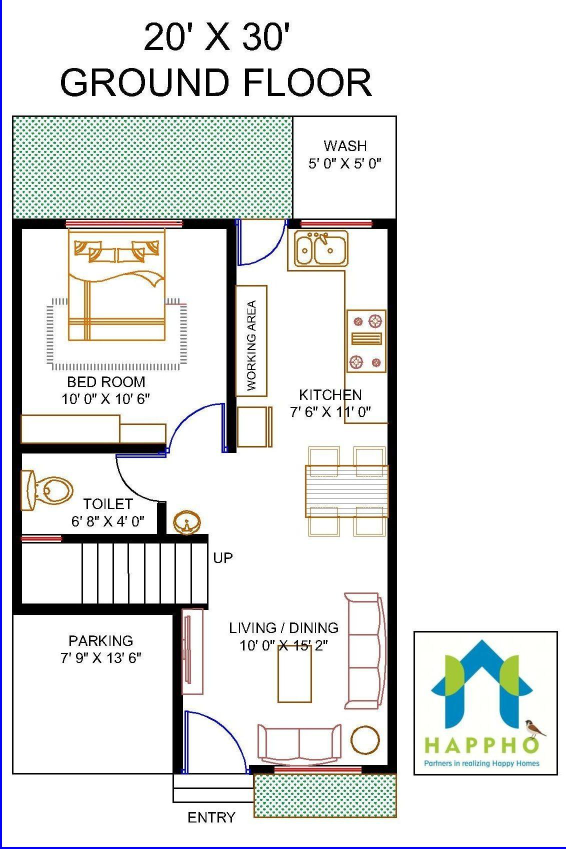
#> input picture hci-3d-model/gdrive_dataset/images/train/1_BHK_BIM_Overlay.jpg.jpeg, 1131 x 1697 px (shown at 1/2 size)
$ python -i room_text_mapper.py   (imports and definitions only)
#> lines starting #> are read from the running program, lines starting #| are printed output that depends on the picture
#> further down, picture is the input picture: shape (1697, 1131, 3); mean B, G, R 226.9, 228.3, 226.8
# logic/room_text_mapper.py
# OCR-based room text detection and mapping to room contours.
#
# pre_label_img  — raw image with all detected text boxes drawn (green)
# post_label_img — same image with text assigned to rooms (colour-coded by class)

import logging
import re

import cv2
import numpy as np

logger = logging.getLogger(__name__)

# ── Text → HCI class keyword mapping (mirrors all dropdown options) ───────────
# Key = HCI CLASS_IDS name, value = list of substrings to match (lowercase)
_CLASS_KEYWORDS = {
    # ── Spaces (IfcSpace) — all Room subtypes ─────────────────────────────────
    "Room": [
        "living room", "dining room", "drawing room", "master bedroom", "bedroom",
        "kitchen room", "bathroom", "toilet / wc", "entry / foyer",
        "utility / wash", "store room", "study / home office", "puja room",
        "parking / garage", "servant room",
        "room", "living", "drawing", "bath", "washroom", "lavatory",
        "kitchen",
        "balcony", "terrace", "verandah", "veranda", "patio", "deck",
        "entry", "foyer", "entrance", "lobby", "corridor", "hallway",
        "passage", "landing", "utility", "laundry", "storage",
        "study", "office", "puja", "prayer", "servant", "maid",
        "gym", "parking", "garage", "carport", "family", "lounge", "hall",
    ],
    # ── Structure (IfcWall/Slab) ──────────────────────────────────────────────
    "Wall": [
        "wall", "exterior wall", "interior wall", "partition", "partition wall",
    ],
    "Slab": [
        "slab", "floor slab", "ceiling slab", "concrete slab",
    ],
    "Roof": [
        "roof", "rooftop", "roof slab",
    ],
    "Column": [
        "column", "col", "pillar", "post", "structural column",
    ],
    "Beam": [
        "beam", "lintel", "structural beam",
    ],
    "Railing": [
        "railing", "rail", "handrail", "balustrade", "guard rail",
    ],
    "CurtainWall": [
        "curtain wall", "curtainwall", "glazing", "glass wall", "glass facade",
    ],
    "Covering": [
        "covering", "flooring", "ceiling", "cladding", "finish",
    ],
    # ── Openings ──────────────────────────────────────────────────────────────
    "Door": [
        "door", "single swing", "double swing", "sliding door", "folding door",
        "entrance door", "exit door",
    ],
    "Window": [
        "window", "sliding window", "casement", "fixed window", "glazed opening",
    ],
    # ── Vertical ──────────────────────────────────────────────────────────────
    "Stair": [
        "stair", "stairs", "staircase", "stairwell", "steps", "l-shaped stair",
        "spiral stair", "straight stair",
    ],
    # ── Furniture (IfcFurnishingElement) ──────────────────────────────────────
    "Furniture": [
        "furniture", "sofa", "couch", "bed", "wardrobe", "almirah",
        "dining table", "tv unit", "table", "chair", "cabinet", "desk",
        "cupboard", "shelf", "bookcase",
    ],
    # ── MEP / Sanitary ────────────────────────────────────────────────────────
    "FlowTerminal": [
        "wc", "toilet", "water closet", "wash basin", "basin", "sink",
        "kitchen sink", "shower", "bathtub", "tub", "urinal", "sanitary",
        "plumbing", "tap", "faucet",
    ],
    "LightFixture": [
        "light", "lamp", "ceiling light", "recessed light", "downlight",
        "light fixture", "chandelier", "tube light",
    ],
    "ElectricAppliance": [
        "ac", "air conditioner", "refrigerator", "fridge", "stove", "hob",
        "oven", "microwave", "washing machine", "dryer", "appliance",
        "electric appliance",
    ],
    "EnergyConversionDevice": [
        "hvac", "boiler", "heat pump", "chiller", "ahu", "energy device",
        "mechanical", "plant",
    ],
}

# Colours per HCI class (BGR) — matches HCI_COLORS palette in yolo_inference.py
_CLASS_COLORS = {
    "Room":                  (0,   200,   0),    # green
    "Wall":                  (0,   200,   0),    # green
    "Slab":                  (100, 100, 100),    # grey
    "Roof":                  ( 80,  80,  80),    # dark grey
    "Column":                (255, 165,   0),    # orange
    "Beam":                  (139,  69,  19),    # brown
    "Railing":               (180, 180, 180),    # light grey
    "CurtainWall":           (200, 150, 150),    # rose
    "Covering":              (210, 180, 140),    # tan
    "Door":                  (0,  165, 255),     # orange-blue
    "Window":                (255,   0, 255),    # magenta
    "Stair":                 (100, 100, 255),    # blue
    "Furniture":             (200, 200,   0),    # yellow
    "FlowTerminal":          (165, 255, 165),    # light green
    "LightFixture":          (255, 255, 165),    # light yellow
    "ElectricAppliance":     (165, 165, 255),    # light blue
    "EnergyConversionDevice":(255, 200, 100),    # peach
    "unknown":               (200,  50,  50),    # red
}


# [29 lines left out: function _classify_text, not called in this run]


def _point_in_contour(cx: int, cy: int, cnt: np.ndarray) -> bool:
    return cv2.pointPolygonTest(cnt, (float(cx), float(cy)), False) >= 0


def analyse_image(img, cnts_by_class=None):
    """
    Run Tesseract OCR on img, classify detected text, map to any labelled contour.

    cnts_by_class: dict {cls_name: [contours]} for all detected classes, OR
                   a plain list of contours (legacy Room-only, still supported).

    Returns:
        mappings:       list of all detected text regions with class + position
        assigned:       subset that matched a known class keyword
        summary:        human-readable string
        pre_label_img:  img with all OCR text boxes drawn (green)
        post_label_img: img with text colour-coded by classified class
        regions:        raw Tesseract word data
    """
    if img is None:
        return _empty(img)
    # Normalise: accept both legacy flat list and new dict
    if isinstance(cnts_by_class, list):
        cnts_by_class = {"Room": cnts_by_class} if cnts_by_class else {}
    cnts_by_class = cnts_by_class or {}

    try:
        import pytesseract
    except ImportError:
        logger.warning("pytesseract not installed — OCR unavailable")
        return _empty(img, "pytesseract not installed")

    h, w = img.shape[:2]
#> h = 1697; w = 1131
    gray = cv2.cvtColor(img, cv2.COLOR_BGR2GRAY)
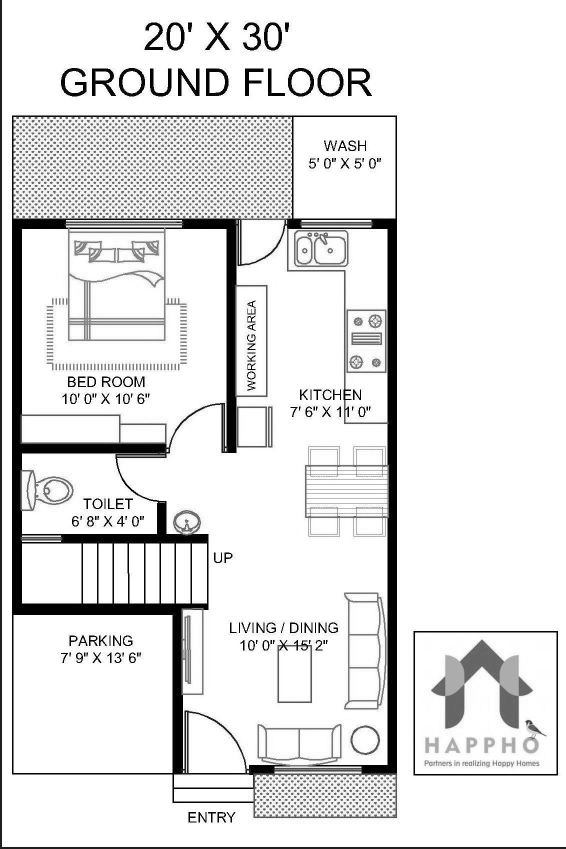
#> gray: shape (1697, 1131) (shown at 1/2 size); min 0, max 255, mean 227.7

    # Mild sharpening helps floor plan text
    kernel = np.array([[0, -1, 0], [-1, 5, -1], [0, -1, 0]], dtype=np.float32)
    sharp = cv2.filter2D(gray, -1, kernel)
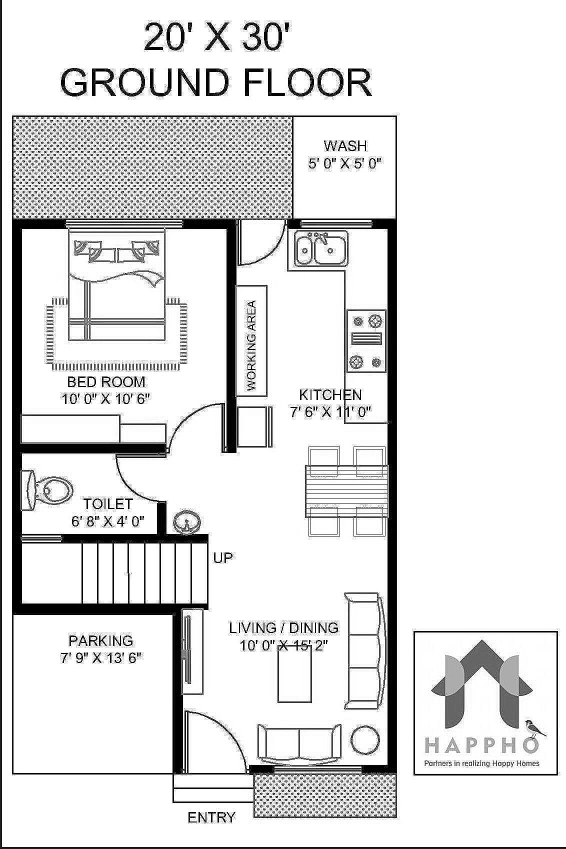
#> sharp: shape (1697, 1131) (shown at 1/2 size); min 0, max 255, mean 224.6

    try:
#> (the run stopped early here; a loop or call above may not have finished)
